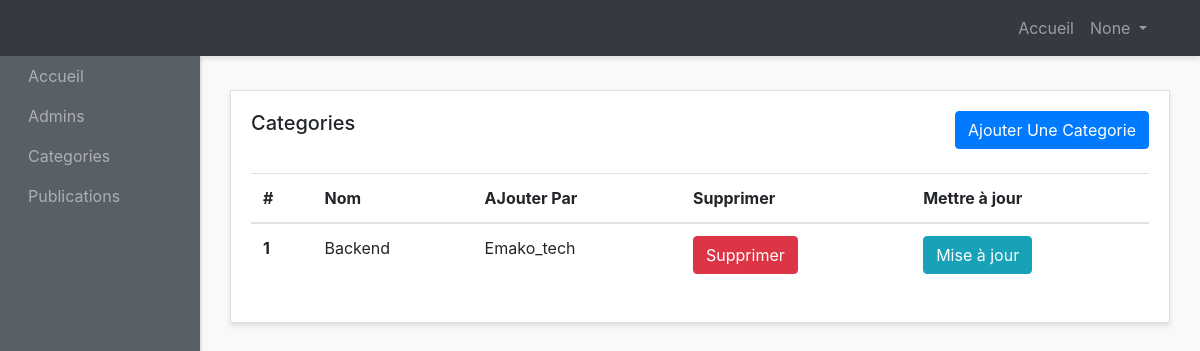
The app's page /AdminCategory/, older data.
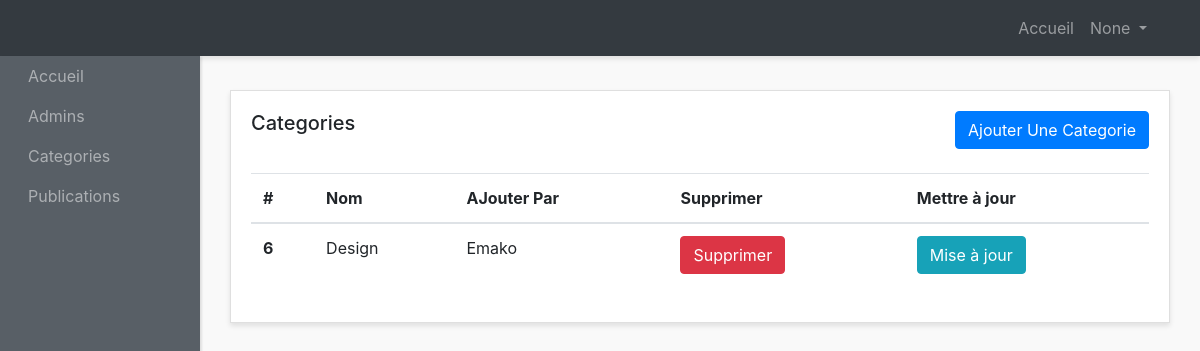
The same page, newer data.
### website/models.py (models this page shows)
class Category(models.Model):
    title = models.CharField(max_length=100)  # Augmentation de la longueur du titre
    description = models.TextField()
    added_by = models.ForeignKey(Admins, on_delete=models.CASCADE)  # Renommage du champ addedBy en snake_case

class Admins(models.Model):
    pseudo = models.CharField(max_length=50, unique=True)  # Utilisation de CharField pour le pseudo
    email = models.EmailField()
    password = models.CharField(max_length=100)  # Utilisation de CharField pour le mot de passe
    role = models.CharField(max_length=20, default="Admin")  # Limiter la longueur du rôle
    avatar = models.ImageField(null=True, blank=True, upload_to='img/')  # Ajout d'un champ pour l'avatar
    activated = models.BooleanField(default=True)  # Par défaut, l'administrateur n'est pas activé
    description= models.TextField(null=False, default='JE suis un membre anonyme du forum')

### website/views.py (the view)
# urls.py: path('AdminCategory/',views.AdminCategory, name="AdminCategory"),
def AdminCategory(request):
    emailAd= request.session.get("Admin_pseudo")
    cat= Category.objects.all()
    return render(request, "admin-panel/categories-admins/show-categories.html" , context={"category":cat,"pseudo":emailAd})

### forum/templates/admin-panel/categories-admins/show-categories.html (shortened to what this page needs)
{% load static %}
<!DOCTYPE html>
<html lang="en">
<head>
    <link href="http://maxcdn.bootstrapcdn.com/bootstrap/4.0.0/css/bootstrap.min.css" rel="stylesheet">
    <link href="{% static 'style.css' %}" rel="stylesheet">
</head>
<body>
<div id="wrapper">
    <nav class="navbar header-top fixed-top navbar-expand-lg  navbar-dark bg-dark">
      <div class="container">
      <div class="collapse navbar-collapse" id="navbarText">
        <ul class="navbar-nav side-nav" >
          <li class="nav-item">
            <a class="nav-link" style="margin-left: 20px;" href="{% url 'AdminIndex' %}">Accueil
            </a>
          </li>
          <li class="nav-item">
            <a class="nav-link" href="{% url 'AdminsList' %}" style="margin-left: 20px;">Admins</a>
          </li>
          <li class="nav-item">
            <a class="nav-link" href="{% url 'AdminCategory' %}"  style="margin-left: 20px;">Categories</a>
          </li>
          <li class="nav-item">
            <a class="nav-link" href="{% url 'postedTopic' %}"  style="margin-left: 20px;">Publications</a>
          </li>
        </ul>
        <ul class="navbar-nav ml-md-auto d-md-flex">
          <li class="nav-item">
            <a class="nav-link" href="{% url 'AdminIndex' %}">Accueil
            </a>
          </li>
          <li class="nav-item dropdown">
            <a class="nav-link  dropdown-toggle" href="#" id="navbarDropdown" role="button" data-toggle="dropdown" aria-haspopup="true" aria-expanded="false">
              {{ pseudo }}
            </a>
          </li>
        </ul>
      </div>
    </div>
    </nav>
    <div class="container-fluid">
          <div class="row">
        <div class="col">
          <div class="card">
            <div class="card-body">
              <h5 class="card-title mb-4 d-inline">Categories</h5>
             <a  href="{% url 'AdminCreateCategory' %}" class="btn btn-primary mb-4 text-center float-right">Ajouter Une Categorie</a>
              <table class="table">
                <thead>
                  <tr>
                    <th scope="col">#</th>
                    <th scope="col">Nom</th>
                    <th scope="col">AJouter Par</th>
                    <th scope="col">Supprimer</th>
                    <th scope="col">Mettre à jour</th>
                  </tr>
                </thead>
                <tbody>
                  {% if category %}
                  {% for cat in category   %}
                  <tr>
                    <th scope="row">{{cat.pk}}</th>
                    <td>{{ cat.title }}</td>
                    <td>{{ cat.added_by.pseudo }}</td>
                    <td><a href="{% url 'SupprimerCategorie' id=cat.pk %}" class="btn btn-danger  text-center ">Supprimer</a></td>
                    <td><a href="{% url 'MAJCategorie' id=cat.pk %}" class="btn btn-info  text-center ">Mise à jour</a></td>
                  </tr>
                  {% endfor %}
                  {% endif %}
                </tbody>
              </table>
            </div>
          </div>
        </div>
      </div>
  </div>
</body>
</html>

Row changes from the older to the newer data that the page shows:
removed Category: pk "1", title "Backend", added_by.pseudo "Emako_tech"
added Category: pk "6", title "Design", added_by.pseudo "Emako"
